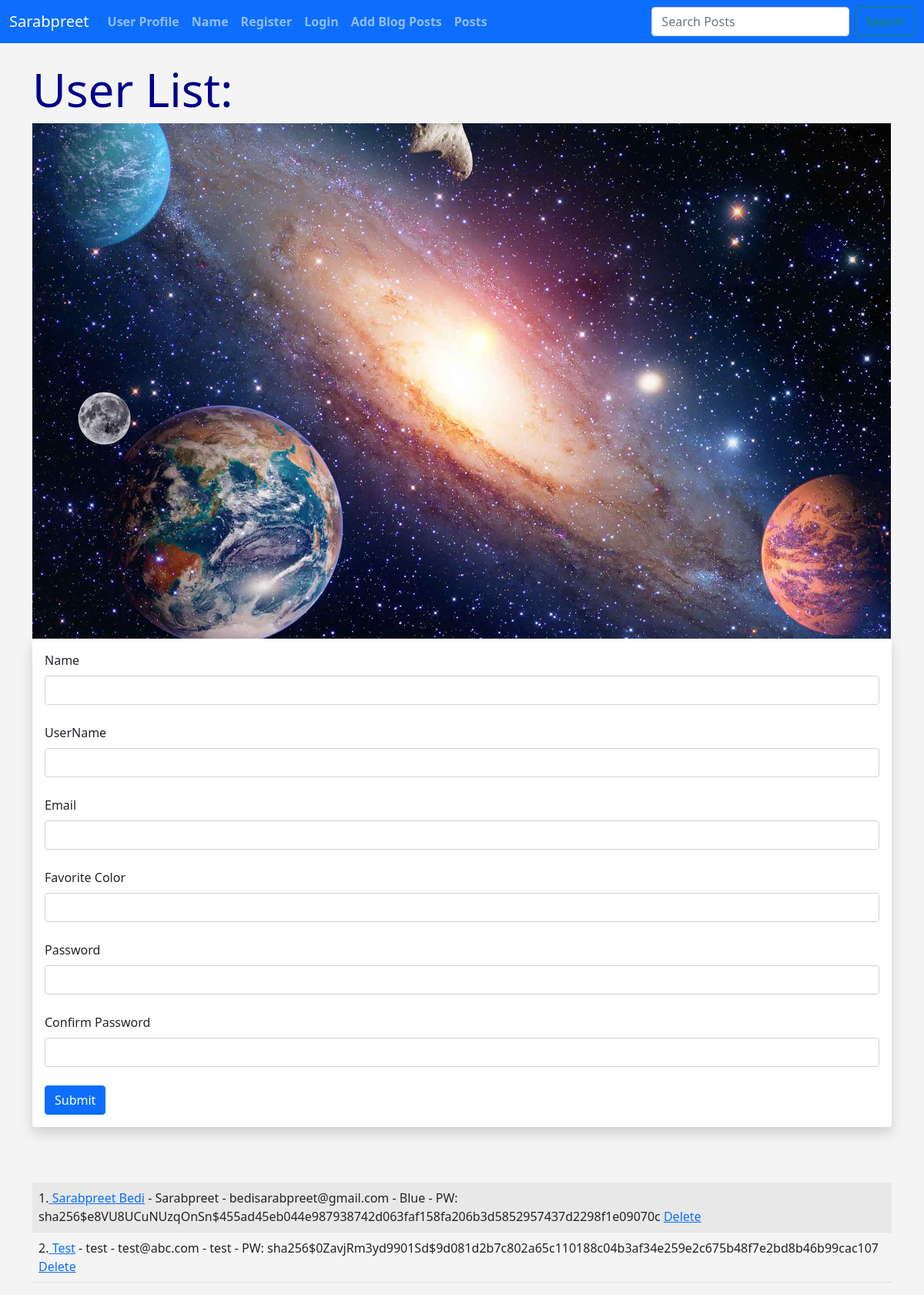
Screenshot of /user/add with the database file from the repository.
### app.py (models this page shows, shortened)
class Users(db.Model, UserMixin):
    id = db.Column(db.Integer, primary_key=True)
    username = db.Column(db.String(20), nullable=False, unique=True)
    name = db.Column(db.String(200), nullable=False)
    email= db.Column(db.String(120), nullable=False,unique=True)
    favorite_color = db.Column(db.String(120))
    date_added = db.Column(db.DateTime, default=datetime.utcnow)
    password_hash = db.Column(db.String(128))
    posts = db.relationship('Posts', backref='poster')
    @property
    def password(self):
        raise AttributeError('password is not a readable attribute!')

### app.py (the view, shortened to what this page needs)
@app.route('/user/add', methods=['GET','POST'])
def add_user():
    name = None
    form = UserForm()
    our_users = Users.query.order_by(Users.date_added)
    return render_template("add_user.html", form=form, name=name, our_users=our_users)

### webform.py
class UserForm(FlaskForm):
    name = StringField("Name", validators=[DataRequired()])
    username = StringField("UserName", validators=[DataRequired()])
    email = StringField("Email", validators=[DataRequired()])
    favorite_color  = StringField("Favorite Color")
    password_hash = PasswordField('Password', validators=[DataRequired(),EqualTo('password_hash2', message='Passwords Must Match!')])
    password_hash2 = PasswordField('Confirm Password', validators=[DataRequired()])
    submit = SubmitField("Submit")

### templates/add_user.html (shortened to what this page needs)
{% extends 'base.html'  %}
{% block content   %}
    {% if name  %}
         <h1>User Added! </h1>
         <br/><br/><br/>
<table class="table table-striped table-hover table-striped">
{% for our_user in our_users   %}
     <tr>
     <td>{{our_user.id }}.<a href="{{url_for('update', id=our_user.id)}}">{{ our_user.name}}</a> - {{ our_user.email }} - {{ our_user.favorite_color }} -
     <a href="{{url_for('delete', id=our_user.id)}}">Delete</a></td>
     </tr>
{% endfor %}
</table>
         <br/><br/>
    {% else %}
        <h1>User List:</h1>
        <img src="{{ url_for('static', filename='images/galaxy.jpg')}}" width=1115>
        <br/>
   <div class="shadow p-3 mb-5 bg-body rounded">
        <form method = "POST">
            {{ form.name.label(class="form-label")  }}
            {{ form.name(class="form-control")  }}
            <br/>
            {{ form.username.label(class="form-label")  }}
            {{ form.username(class="form-control")  }}
            <br/>
            {{ form.email.label(class="form-label")  }}
            {{ form.email(class="form-control")  }}
            <br/>
            {{ form.favorite_color.label(class="form-label")  }}
            {{ form.favorite_color(class="form-control")  }}
            <br/>
            {{ form.password_hash.label(class="form-label")  }}
            {{ form.password_hash(class="form-control")  }}
            <br/>
            {{ form.password_hash2.label(class="form-label")  }}
            {{ form.password_hash2(class="form-control")  }}
            <br/>
            {{ form.submit(class="btn btn-primary")  }}
         </form>
   </div>
<br/>
<table class="table table-striped table-hover table-striped">
{% for our_user in our_users   %}
     <tr>
     <td>{{our_user.id }}.<a href="{{url_for('update', id=our_user.id)}}"> {{ our_user.name}}</a> - {{ our_user.username }} - {{ our_user.email }}
     - {{ our_user.favorite_color }} - PW: {{ our_user.password_hash }}
      <a href="{{url_for('delete', id=our_user.id)}}">Delete</a></td>
     </tr>
{% endfor %}
</table>
    {% endif %}
{% endblock %}

### static/css/style.css (style rules this page uses)
h1 { color: darkblue; font-size:60px }
body { background: #f4f4f4; }

### rows the page displays
Users: id "1", name "Sarabpreet Bedi", username "Sarabpreet", email "bedisarabpreet@gmail.com", favorite_color "Blue", password_hash "sha256$e8VU8UCuNUzqOnSn$455ad45eb044e987938742d063faf158fa206b3d5852957437d2298f1e09070c"
Users: id "2", name "Test", username "test", email "test@abc.com", favorite_color "test", password_hash "sha256$0ZavjRm3yd9901Sd$9d081d2b7c802a65c110188c04b3af34e259e2c675b48f7e2bd8b46b99cac107"
